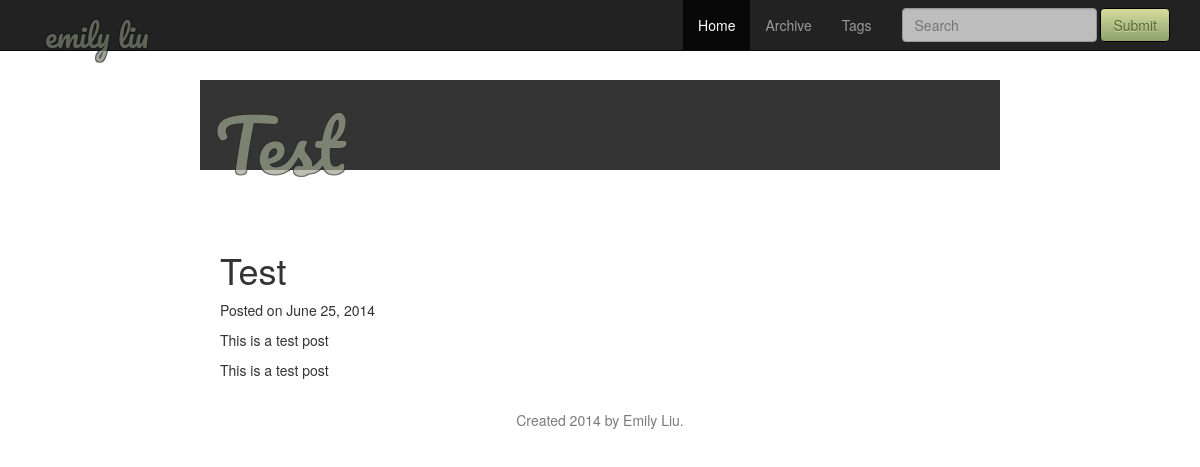
Page /test/ on the committed database.
### blog/models.py (models this page shows, shortened)
class Post(models.Model):
        title = models.CharField(max_length=255)
        slug = models.SlugField(unique=True, max_length=255)
        description = models.CharField(max_length=255)
        content = models.TextField()
        published = models.BooleanField(default=True)
        created = models.DateTimeField(auto_now_add=True)
        class Meta:
            ordering = ['-created']

### blog/views.py (the view)
# urls.py: url(r'^(?P<slug>[\w\-]+)/$', 'blog.views.post'),
def post(request, slug):
    post = get_object_or_404(Post, slug=slug)
    return render(request, 'blog/post.html', {'post': post})

### templates/blog/post.html
<!DOCTYPE html>
{% extends 'blog/base.html' %}
{% block header %}{{post.title}}{% endblock %}
{% block content %}
<div class = "container" style="width:800px; margin:0 auto; background-image:url('{{STATIC_URL}}bg.png'); height:auto; padding:20px;">
    <BR></BR>
        <article>
                <header>
                        <h1>{{post.title}}</h1>
                        <p>
                                Posted on <time datetime="{{post.created|date:"c"}}">{{post.created|date}}</time>
                        </p>
                </header>
                <p class = "description">
                        {{post.description}}
                </p>
                {{post.content|safe}}
    </article>
</div>
{% endblock %}

### djBlog/static/styles.css (style rules this page uses)
body { background-image: url(IMG_0708.jpg); background-size: 400%; background-repeat:no-repeat; background-position: top left; background-attachment: fixed; }

### rows in the picture
Post: title "Test", created "June 25, 2014", description "This is a test post", content "This is a test post"
